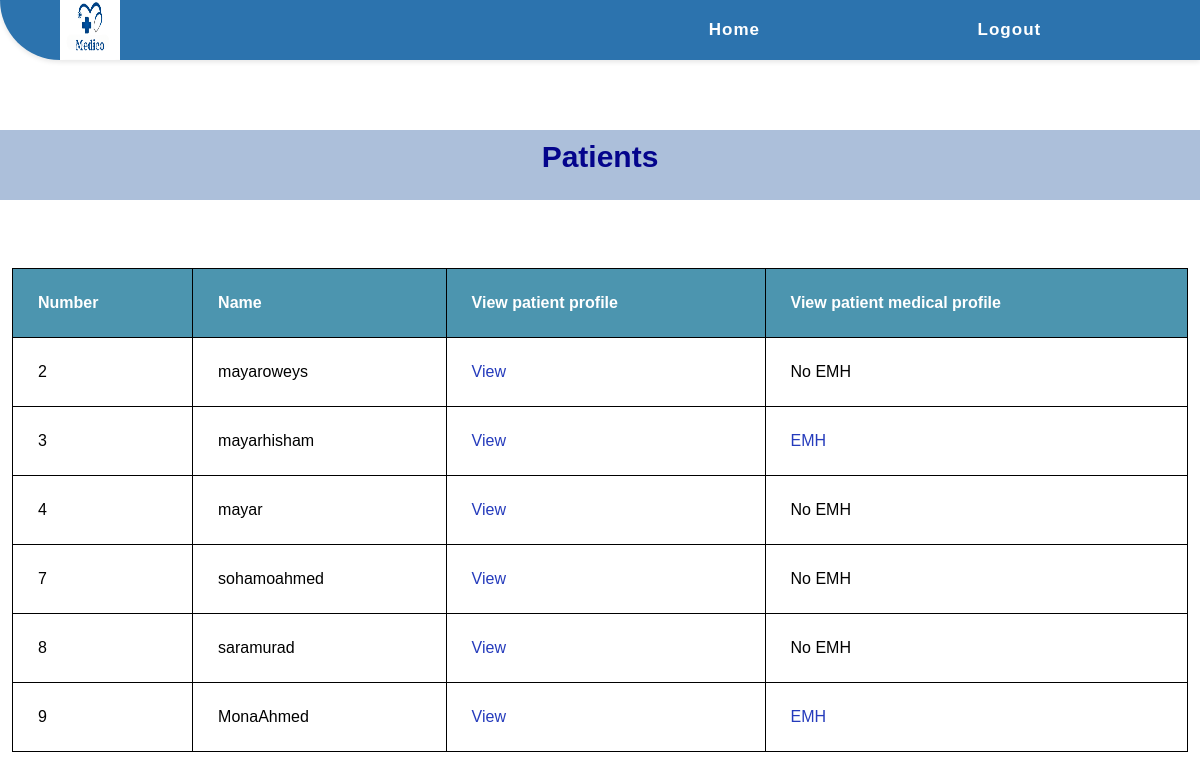
/admin/admin_view_patients.php, run on the app's committed database.
### tables this page shows
CREATE TABLE `patient` (
  `pid` int(11) NOT NULL,
  `first_name` varchar(255) NOT NULL,
  `last_name` varchar(255) NOT NULL,
  `gender` varchar(255) NOT NULL,
  `occupation` varchar(255) NOT NULL,
  `marital_status` varchar(255) NOT NULL,
  `email` varchar(255) NOT NULL,
  `allergies` varchar(255) NOT NULL,
  `blood_type` varchar(255) NOT NULL,
  `pdate_of_birth` date NOT NULL,
  `phone` int(11) NOT NULL,
  `emergency_contact` int(11) NOT NULL,
  `address` varchar(255) NOT NULL,
  `password` int(11) NOT NULL,
  `has_emh` varchar(255) NOT NULL,
  `paid` varchar(255) NOT NULL
);

### admin/admin_view_patients.php (the view, shortened to what this page needs)
<?php
include "../shared/conn.php";
    $qry="SELECT * FROM `patient` ";
$rslt=mysqli_query($connect,$qry);
?>
<!DOCTYPE html>
<html lang="en">
<head>
    <link rel="stylesheet" href="../CSS/style.css">
    <link rel="stylesheet" href="../CSS/footer.css">
    <link rel="stylesheet" href="../CSS/pharmacy's view.css">
    <link rel="stylesheet" href="../CSS/style.css">
</head>
<body>
    <nav>
        <div class="logo">
            <a href="#"><img src="../Images/medico.png" alt="Medico Logo"></a>
        </div>
        <ul class="nav-links">
            <li><a href="./admin_home.php">Home</a></li>
            <li><a href="../shared/login.php?bbye='1'">Logout</a></li>
        </ul>
    </nav>
    <h1 class="h1_text" id="Requests">Patients</h1>
    <table>
        <thead>
            <tr>
                <th>Number</th>
                <th>Name</th>
                <th>View patient profile</th>
                <th>View patient medical profile</th>
            </tr>
        </thead>
        <?php while ($row=mysqli_fetch_array($rslt)) {?>
        <tbody>
            <tr>
                <td><?php   echo $row['pid']  ?></td>
                <td>  <?php   echo $row['first_name']    .  $row['last_name']   ?></td>
                <td><a href="patient_profile_for_admin.php?view=<?php echo $row['pid'];?> "> View</a></td>
                <td><?php $select = "SELECT * FROM `patient` WHERE paid = 'yes'
                AND has_emh = 'yes' AND pid = '".$row['pid']."' ";
                $sel = mysqli_query($connect , $select);
                $sell = mysqli_num_rows($sel);
                if($sell > 0){ ?><a href="EMH_view_admin.php?emh=<?php echo $row['pid']; ?>">EMH</a> <?php }else{ ?>No EMH <?php } ?></td>
            </tr>
        <?php
        }
        ?>
        </tbody>
    </table>
</body>
</html>

### CSS/style.css (style rules this page uses)
* { padding: 0; margin: 0; box-sizing: border-box; font-family: 'Poppins', sans-serif; }
nav { display: flex; justify-content: space-between; align-items: center; background-color: #2c73ae; height: 60px; padding: 0 50px; box-shadow: 0px 2px 5px rgba(0, 0, 0, 0.1); border-bottom-left-radius: 60px; }
.logo { width: 60px; height: 60px; margin-left: 10px; }
.logo img { width: 100%; height: 100%; }
.nav-links { display: flex; justify-content: space-around; width: 50%; }
.nav-links li { list-style: none; }
.nav-links a { color: #ffffff; text-decoration: none; font-weight: bold; font-size: 17px; letter-spacing: 1px; }
.nav-links li { opacity: 1; transition: opacity 0.5s ease-in-out; margin: 10px 0; }
.h1_text { text-align: center; color: rgb(4, 4, 140); font-size: 30px; padding-top: 10px; font-weight: bold; margin-top: 70px; margin-bottom: 20px; background-color: #295aa063; height: 70px; }

### CSS/footer.css (style rules this page uses)
body { min-height: 100vh; }
a { color: #253bbc; text-decoration: none; }
html { height: 100%; }
body { display: flex; flex-direction: column; min-height: 100%; }

### CSS/pharmacy's view.css (style rules this page uses)
* { padding: 0; margin: 0; box-sizing: border-box; font-family: 'Poppins', sans-serif; }
nav { display: flex; justify-content: space-between; align-items: center; background-color: #2c73ae; height: 60px; padding: 0 50px; box-shadow: 0px 2px 5px rgba(0, 0, 0, 0.1); border-bottom-left-radius: 60px; }
.logo { width: 60px; height: 60px; margin-left: 10px; }
.logo img { width: 100%; height: 100%; }
.nav-links { display: flex; justify-content: space-around; width: 50%; }
.nav-links li { list-style: none; }
.nav-links a { color: #ffffff; text-decoration: none; font-weight: bold; font-size: 17px; letter-spacing: 1px; }
.nav-links li { opacity: 1; transition: opacity 0.5s ease-in-out; margin: 10px 0; }
.h1_text { text-align: center; color: rgb(4, 4, 140); font-size: 26px; padding-top: 18px; font-weight: bold; margin-top: 60px; margin-bottom: 20px; background-color: #295aa063; height: 70px; }
table { border-collapse: collapse; width: 98%; margin: auto; }
th, td { text-align: left; padding: 25px; border: 1px solid black; }
th { background-color: #4c95af; color: white; }

### data on the page
patient: pid "2", first_name "mayar", last_name "oweys", shows "No EMH"
patient: pid "3", first_name "mayar", last_name "hisham"
patient: pid "4", first_name "mayar", shows "No EMH"
patient: pid "7", first_name "soha", last_name "moahmed", shows "No EMH"
patient: pid "8", first_name "sara", last_name "murad", shows "No EMH"
patient: pid "9", first_name "Mona", last_name "Ahmed"
